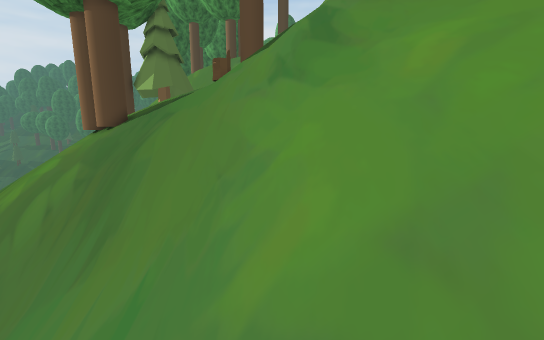
View 1 (above)

19 first-person views from a walk through a 3-D level made in the Unity game engine. The camera is 1.4 m above the floor, tilts 10° down and sees 90° across. The floor is counted in squares, 0.5 m on a side. Each view is taken from the middle of a square. On the plan, view 1 faces up. The plan holds only what a view shows up to about 19 squares ahead; the rest is blank. The place goes on beyond the plan. Some trees and plants on the terrain are drawn as simple stand-ins. The player character is not drawn. Some surface patterns are stand-ins.

View 2
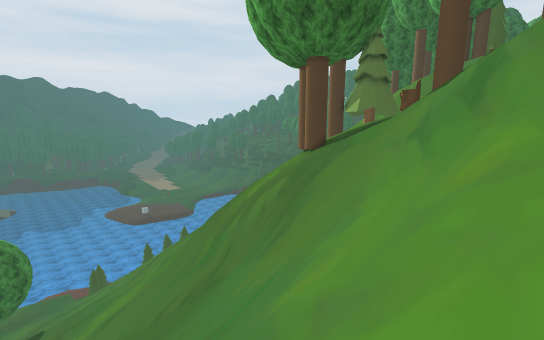

View 3
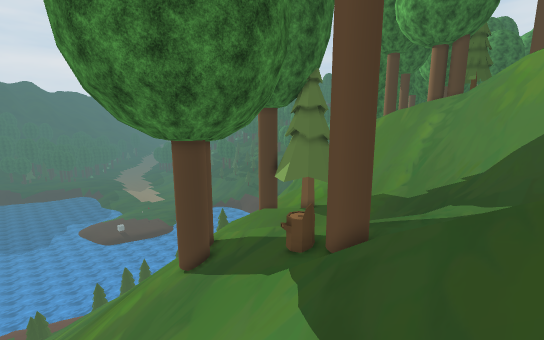

View 4
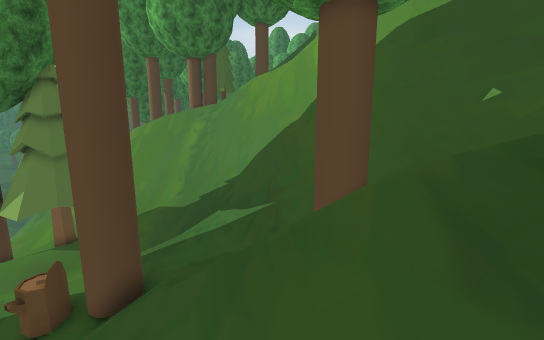

View 5
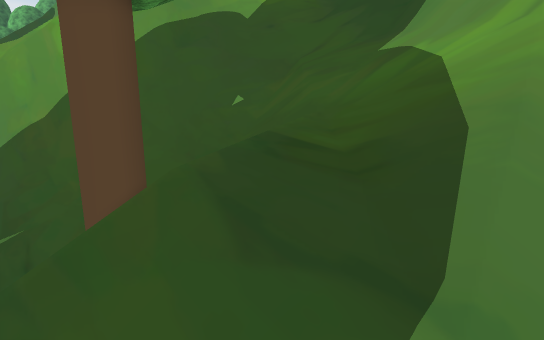

View 6
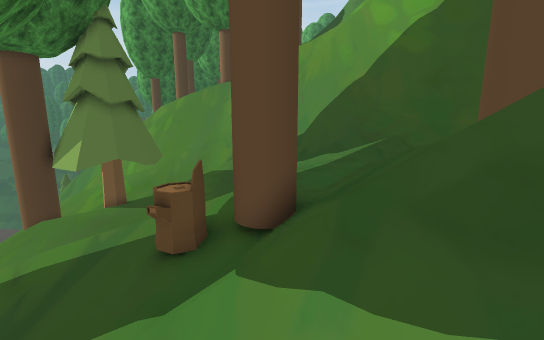

View 7
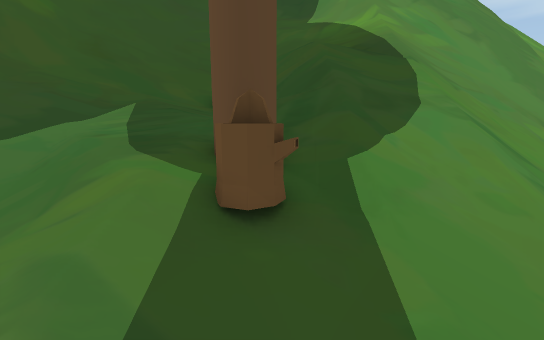

View 8
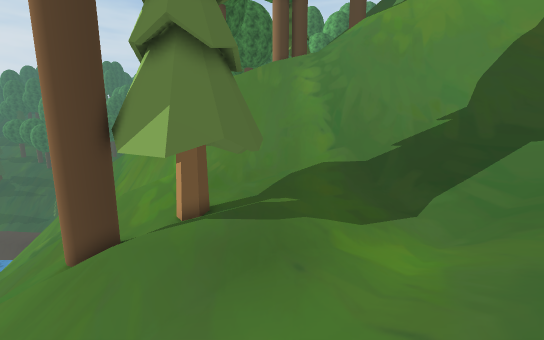

View 9
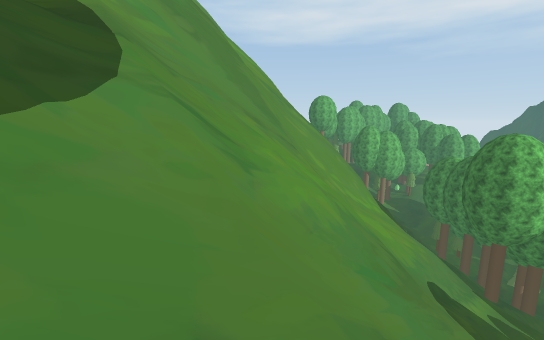

View 10
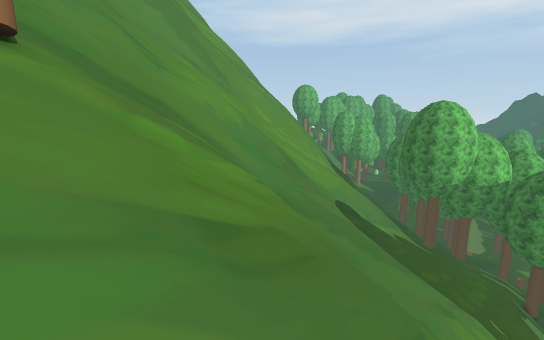

View 11
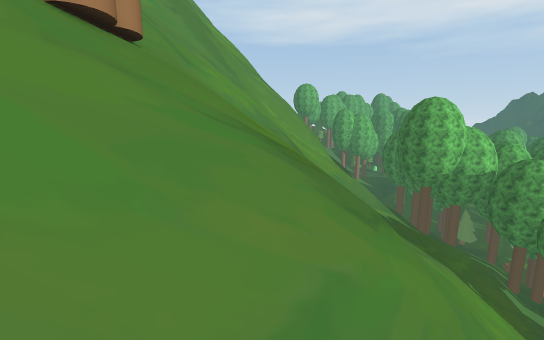

View 12
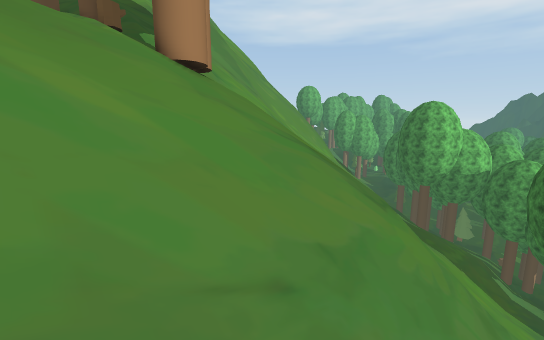

View 13
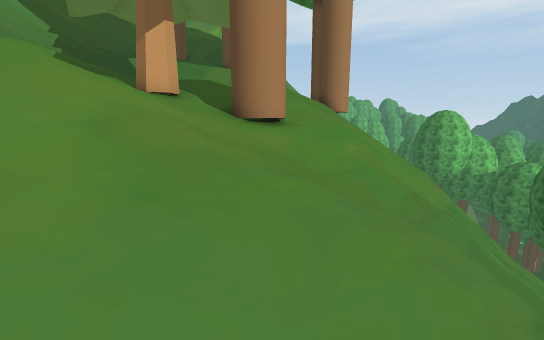

View 14
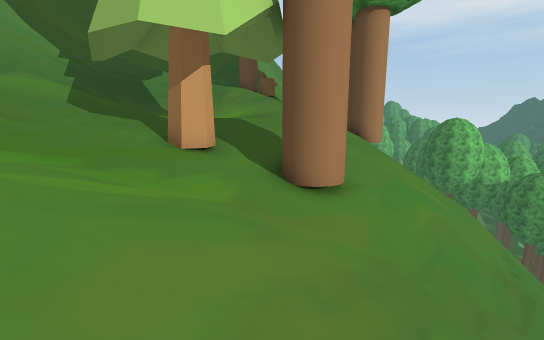

View 15
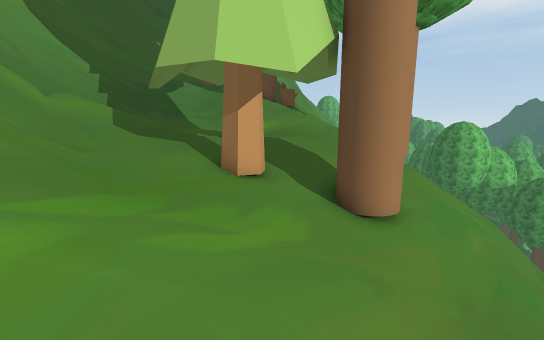

View 16
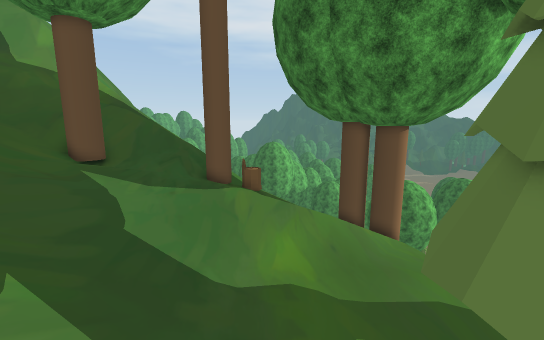

View 17
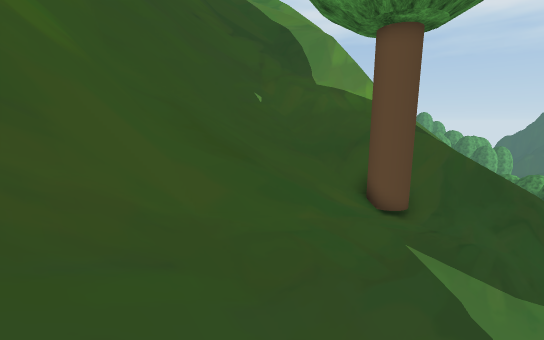

View 18
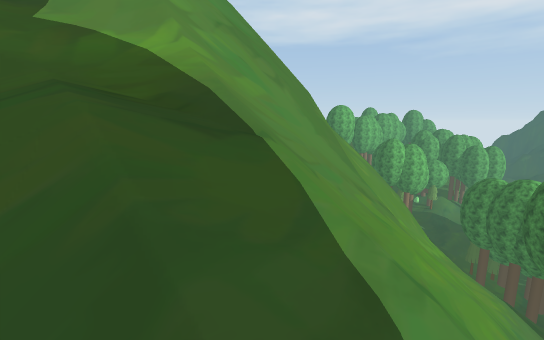

View 19
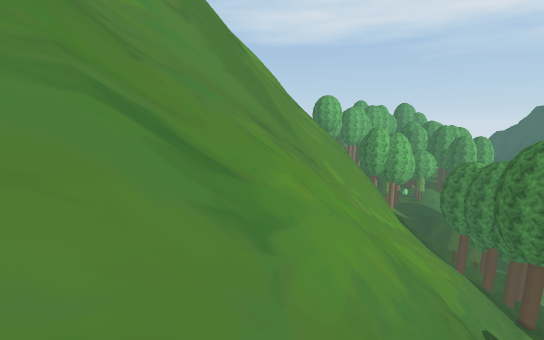

### Floor plan
Key: @ floor where view 1 was taken; # wall or solid block; . main floor; - floor 0.25 m lower than the main floor; : floor 0.5 m higher than the main floor; _ floor 0.75 m lower than the main floor; + floor 1.25 m higher than the main floor; < floor 1.5 m lower than the main floor; * floor 1.75 m higher than the main floor; % floor 2 m higher than the main floor; ( floor 2.25 m lower than the main floor; ! floor 4 m lower than the main floor; & floor 5.25 m higher than the main floor; / step, stairs or slope; = window, fence, low wall or low ledge; ^ raised ledge; v drop or lower ground; T tree; S stump; O other object.
Columns run from 19 left of view 1 to 15 right of it. Each row starts with its distance up from view 1.
 31    / /...////////==^^^^^###
 30 / ///....///////////////=###
 29  //////-.....///////////#^###
 28  /////--TTTT.///////////#^####
 27 //////_TTTTTT://////////#===###
 26 //////_TTTTTT.::////////##//=##
 25 /////TTT-OTTT..::///////////###
 24 /////TTTTTTT....:////////////##
 23 /////_//TTT......////////////###
 22 /////////........////////////^##
 21 /////////.../.../////////////^#####
 20 /////////..//::////**/%%/////^##^##
 19 /////////.////////+*****T////^# =##
 18 ////////////////++*****TTT///^# =##
 17 ////////TT///////TT/////T////=v/&##
 16 ////////TTTT////STT//////////=///^#
 15 /////////TTT/////////////////////=#
 14 ////////////////////////////////==#
 13 ///////////////////////////////#^##
 12 //////////////////////////////#=##
 11 /////////////////////////////#=###
 10 ////////////////////////////#=###
  9   =!/////////////=  ////////=^##
  8   ==/////////////== ////////=^##
  7     /////////////   ////////=^##
  6 ////////////////////////////=^##
  5 ////////////////////////////=^##
  4 ////////////////////////////=^#
  3 ////////////////////////////=##
  2 //////////////////////////// ^##
  1 /////////////////=<////////  =##
  0 /////////////////(/@//////   =##
 -1 /////////////////////////  vv ^##
 -2               //         vv   ###
 -3                  =          #
 -4                  =======   =#

Where each view was taken, in squares from view 1:
view 1: 0 up, 0 right, facing up
view 2: 1 down, 3 right, facing up-left
view 3: 9 up, 3 right, facing up-left
view 4: 10 up, 3 right, facing up
view 5: 10 up, 3 right, facing up-right
view 6: 11 up, 1 left, facing up
view 7: 16 up, 7 left, facing right
view 8: 16 up, 7 left, facing up
view 9: 14 up, 7 left, facing down-right
view 10: 15 up, 16 left, facing down-right
view 11: 18 up, 18 left, facing down-right
view 12: 21 up, 19 left, facing down-right
view 13: 30 up, 19 left, facing down-right
view 14: 30 up, 17 left, facing down-right
view 15: 31 up, 16 left, facing down-right
view 16: 31 up, 4 left, facing down
view 17: 28 up, 1 right, facing down-right
view 18: 15 up, 0 right, facing down-right
view 19: 11 up, 3 left, facing down-right
